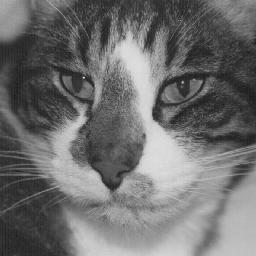
#> input picture Immagini/dorian.jpg, 256 x 256 px, found by its file name
$ python Ex_3_1_1.py
#> lines starting #> are read from the running program, lines starting #| are printed output that depends on the picture; long printed decimals are rounded
### Librerie/mylib.py
# -*- coding: utf-8 -*-
"""
Created on Fri Mar 14 19:36:55 2025

@author: david
"""

import numpy as np # importa Numpy
import matplotlib.pyplot as plt # importa Matplotlib
import scipy.ndimage as ndi # importa Scipy per le immagini
import skimage.io as io # importa il modulo Input/Output di SK-Image
from skimage.exposure import equalize_hist
from skimage.transform import rescale
from skimage.transform import warp, rotate

def leggiJpeg(nomefile):
#> called with nomefile = '../immagini/dorian.jpg'
    x = io.imread(nomefile)
#> x is the input picture: shape (256, 256); min 21, max 228, mean 110.6
    return x;
    # plt.figure()
    # plt.imshow(x, clim=[0,255], cmap='gray')

def showImage(x, label): #mostra immagine con parametri None e Gray
    plt.figure()
    plt.imshow(x, clim=None, cmap='gray')
    plt.title(label)

# [40 lines left out: functions showHist, vediRAW, fshs, glob_equaliz, loc_equaliz, not called in this run]

def deforma(x,c,d):
    x= x[::c, ::d]
    return x

# [10 lines left out: function ruota, not called in this run]

def rgb2cmy(x): #cmy sono le complementari di rgb
    y = 1.0 - x
    return y

# [10 lines left out: function rgb2cmyk, not called in this run]

def cmy2rgb(x):
    return 1-x

### Ex3/Ex_3_1_1.py
# -*- coding: utf-8 -*-
"""
Created on Sat Mar 29 15:27:17 2025

@author: david
"""

import numpy as np # importa Numpy
import matplotlib.pyplot as plt # importa Matplotlib
import scipy.ndimage as ndi # importa Scipy per le immagini
import skimage.io as io # importa il modulo Input/Output di SK-Image
import scipy.ndimage as ndi
import mylib as ml

# Rumore sale e pepe. Scegliete un’immagine, quindi aggiungete rumore sale e pepe (usate la funzione
# skimage.util.random noise), applicate il filtro mediano e valutate il risultato sia visivamente sia
# tramite l’errore quadratico medio se la dimensione della finestra `e 5, 7, 9.

plt.close('all')
#rumore sale e pepe

x=ml.leggiJpeg('../immagini/dorian.jpg')

from skimage.util import random_noise
# # Add salt-and-pepper noise to the image.
noisy = random_noise(x/255, 's&p') *255
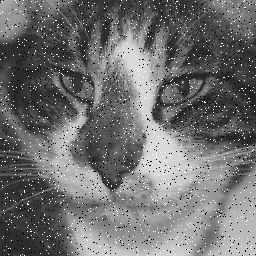
#> noisy: shape (256, 256) float64; min 0, max 255, mean 111.5
ml.showImage(x, 'original')
ml.showImage(noisy, 'noisy')


arr_k = np.array([5,7,9])

for k in arr_k:
    y = ndi.median_filter(x,k) #applicazione filtro mediano
    ml.showImage(y, f'median filtered img k={k}' )

    qse= np.mean( (y-x)**2  )  #calcolo errore quadratico medio
    print (qse)
#> this loop made 3 passes
#> qse on passes 1 to 3: 33.82, 39.31, 44.22
#| 33.822
#| 39.313
#| 44.221
#> pass 1, `y = ndi.median_filter(x,k)`:
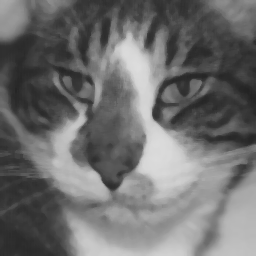
#> y: shape (256, 256); min 34, max 221, mean 110.4

#I valori del QSE crescono col cresce della dimensione della finestra di filtraggio mediano
# 33.82203674316406
# 39.31272888183594
# 44.220977783203125

$ run again, with Immagini/bebe.jpg copied over Immagini/dorian.jpg
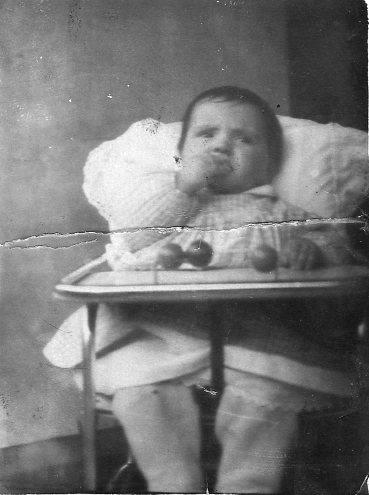
#> input picture Immagini/bebe.jpg, 369 x 495 px, found by its file name
#> in leggiJpeg, x is the input picture: shape (495, 369); min 0, max 255, mean 119.7
#> `noisy = random_noise(x/255, 's&p') *255`:
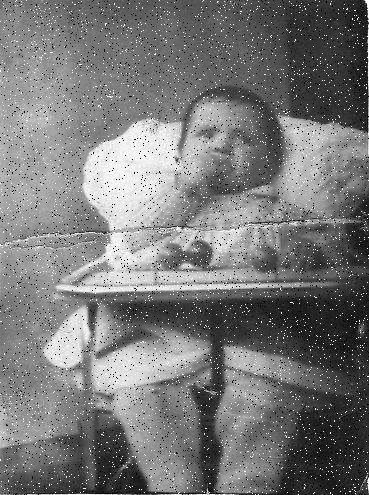
#> noisy: shape (495, 369) float64; min 0, max 255, mean 120.2
#> the loop `for k in arr_k:` made 3 passes
#> qse on passes 1 to 3: 24.38, 28.24, 32.06
#> (printed output is left out)
#> pass 3, `y = ndi.median_filter(x,k)`:
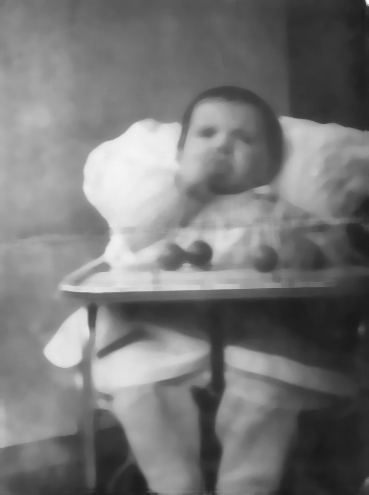
#> y: shape (495, 369); min 25, max 249, mean 119.4
